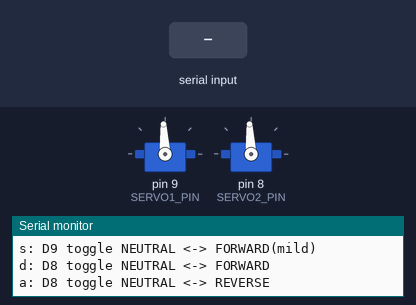
A sketch run on a simulated Arduino Uno, built with avr-gcc and run on an emulated ATmega328P. On the bench: 2 × servo, the last lines printed to the serial monitor. The inputs (shaded band) are chosen by the test bench.

Above: at 1.2 s.
1.3 s: "s" received over Serial
At 3.0 s:
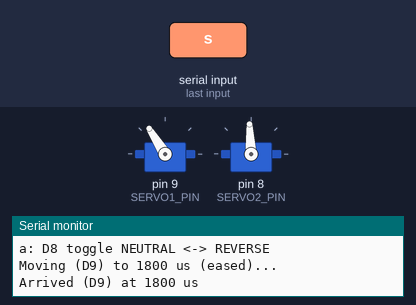
3.3 s: "d" received over Serial
At 4.5 s:
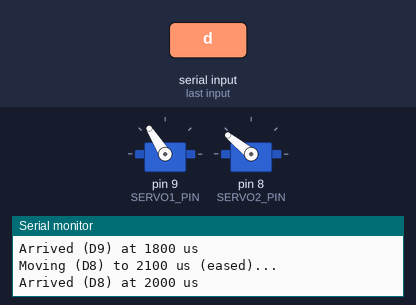
5.3 s: "a" received over Serial
At 7.0 s:
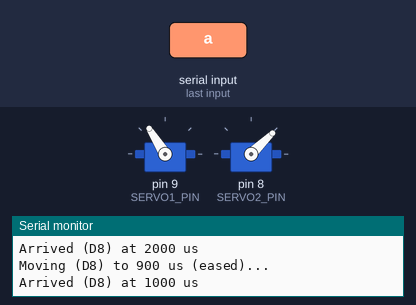
7.3 s: "s" received over Serial
At 8.9 s:
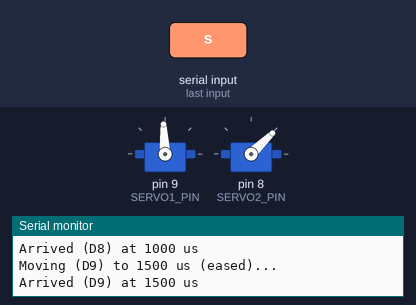
9.3 s: "d" received over Serial
At 10.9 s:
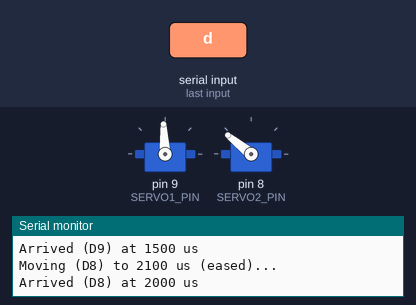
11.3 s: "a" received over Serial
At 11.46 s:
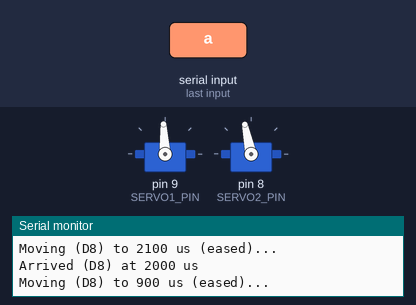
Timing chart, 0 to 14.3 s (numbered marks = the images above; inputs shaded):
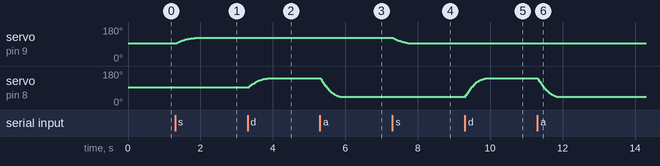

The sketch:

sketch_aug13c_auto_loop_2.ino
```cpp
#include <Servo.h>
#include <math.h>

// --- Timing (shared) ---
const unsigned long MOVE_DURATION_MS = 600; // ramp time per change
const unsigned long UPDATE_PERIOD_MS = 15;  // update cadence

// --- Pulse settings (adjust for your servos) ---
const int NEUTRAL_US        = 1500; // true stop varies by servo; calibrate!
const int SERVO1_DELTA_US   = 300;  // mild speed for D9 (forward)
const int SERVO2_DELTA_US   = 600;  // stronger speed for D8 (± direction)

// --- Pins ---
const int SERVO1_PIN = 9; // D9
const int SERVO2_PIN = 8; // D8

static inline float easeOutQuad(float x) {
  // x in [0,1] -> ease-out curve (fast then decelerate)
  return 1.0 - (1.0 - x) * (1.0 - x);
}

struct EasedServoPulse {
  Servo servo;
  int pin = -1;

  int startUs = NEUTRAL_US;
  int targetUs = NEUTRAL_US;
  int currentUs = NEUTRAL_US;

  unsigned long moveStartMs = 0;
  unsigned long lastUpdateMs = 0;

  bool moving = false;

  void attach(int p, int initialUs) {
    pin = p;
    servo.attach(pin);
    currentUs = initialUs;
    targetUs = initialUs;
    servo.writeMicroseconds(currentUs);
    moving = false;
    lastUpdateMs = 0;
  }

  void startMove(int toUs) {
    if (toUs < 1000) toUs = 1000;
    if (toUs > 2000) toUs = 2000;

    startUs = currentUs;
    targetUs = toUs;
    moveStartMs = millis();
    lastUpdateMs = 0;
    moving = true;
  }

  void update() {
    if (!moving) return;

    unsigned long now = millis();
    if (now - lastUpdateMs >= UPDATE_PERIOD_MS) {
      lastUpdateMs = now;

      float t = (float)(now - moveStartMs) / (float)MOVE_DURATION_MS;
      if (t >= 1.0) {
        currentUs = targetUs;
        servo.writeMicroseconds(currentUs);
        moving = false;
        Serial.print("Arrived (D");
        Serial.print(pin);
        Serial.print(") at ");
        Serial.print(currentUs);
        Serial.println(" us");
      } else {
        int eased = (int)(startUs + (targetUs - startUs) * easeOutQuad(t) + 0.5f);
        currentUs = eased;
        servo.writeMicroseconds(currentUs);
      }
    }
  }
};

static inline bool nearUs(int a, int b, int eps = 8) {
  return abs(a - b) <= eps;
}

EasedServoPulse s1; // D9: neutral <-> forward (mild)
EasedServoPulse s2; // D8: neutral <-> forward/reverse

bool s1AtForward = false; // toggles neutral <-> forward

void setup() {
  Serial.begin(115200);

  s1.attach(SERVO1_PIN, NEUTRAL_US);
  s2.attach(SERVO2_PIN, NEUTRAL_US);

  Serial.println("Ready (continuous rotation, pulse-width control).");
  Serial.println("s: D9 toggle NEUTRAL <-> FORWARD(mild)");
  Serial.println("d: D8 toggle NEUTRAL <-> FORWARD");
  Serial.println("a: D8 toggle NEUTRAL <-> REVERSE");
}

void loop() {
  // Handle keypresses
  if (Serial.available() > 0) {
    char c = Serial.read();

    // D9: neutral <-> mild forward
    if (c == 's') {
      s1AtForward = !s1AtForward;
      int nextUs = s1AtForward ? (NEUTRAL_US + SERVO1_DELTA_US) : NEUTRAL_US;
      s1.startMove(nextUs);
      Serial.print("Moving (D");
      Serial.print(SERVO1_PIN);
      Serial.print(") to ");
      Serial.print(nextUs);
      Serial.println(" us (eased)...");
    }

    // D8: neutral <-> forward
    if (c == 'd') {
      int forwardUs = NEUTRAL_US + SERVO2_DELTA_US;
      int nextUs = nearUs(s2.targetUs, forwardUs) ? NEUTRAL_US : forwardUs;
      s2.startMove(nextUs);
      Serial.print("Moving (D");
      Serial.print(SERVO2_PIN);
      Serial.print(") to ");
      Serial.print(nextUs);
      Serial.println(" us (eased)...");
    }

    // D8: neutral <-> reverse
    if (c == 'a') {
      int reverseUs = NEUTRAL_US - SERVO2_DELTA_US;
      int nextUs = nearUs(s2.targetUs, reverseUs) ? NEUTRAL_US : reverseUs;
      s2.startMove(nextUs);
      Serial.print("Moving (D");
      Serial.print(SERVO2_PIN);
      Serial.print(") to ");
      Serial.print(nextUs);
      Serial.println(" us (eased)...");
    }
  }

  // Drive both servos simultaneously
  s1.update();
  s2.update();
}
```

Measured:
- after the input at 1.3 s, servo on pin 9 (SERVO1_PIN): moves from 93° to 122° over 0.53 s, starting at once
- after the input at 3.3 s, servo on pin 8 (SERVO2_PIN): moves from 93° to 141° over 0.52 s, starting at once
- after the input at 5.3 s, servo on pin 8 (SERVO2_PIN): moves from 141° to 44° over 0.56 s, starting at once
- after the input at 7.3 s, servo on pin 9 (SERVO1_PIN): moves from 122° to 93° over 0.50 s, starting at once
- after the input at 9.3 s, servo on pin 8 (SERVO2_PIN): moves from 44° to 141° over 0.56 s, starting at once
- after the input at 11.3 s, servo on pin 8 (SERVO2_PIN): moves from 141° to 44° over 0.56 s, starting at once
